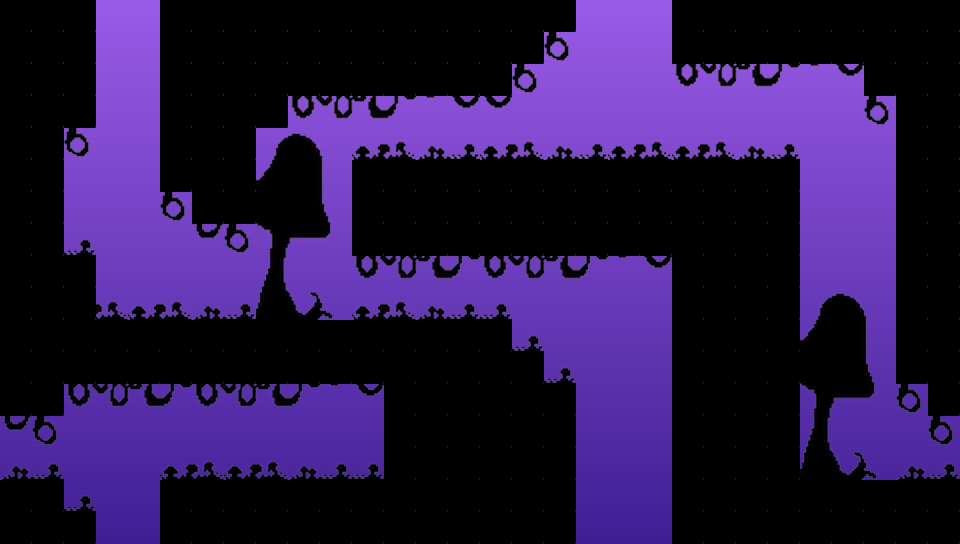

This game map was drawn from its Tiled (.tmx) file and the tilesets committed beside it. A one-line description and the trimmed map source follow:
An orthogonal 30x17 tile map with 32x32 px tiles, 1 tile layer (GroundTilesLayer), 9 tilesets, 1 image layer and 27 objects.

<map version="1.5" tiledversion="1.6.0" orientation="orthogonal" renderorder="right-down" width="30" height="17" tilewidth="32" tileheight="32" infinite="0" nextlayerid="11" nextobjectid="139">
 <tileset firstgid="1" name="Ground" tilewidth="32" tileheight="32" tilecount="7" columns="7">
  <image source="ground-tile-set.png" trans="ff00ff" width="224" height="32" />
 </tileset>
 <tileset firstgid="8" name="Tree1" tilewidth="32" tileheight="32" tilecount="12" columns="2">
  <image source="t1-tile-set.png" trans="ff00ff" width="64" height="192" />
 </tileset>
 <tileset firstgid="20" name="Tree2" tilewidth="32" tileheight="32" tilecount="12" columns="2">
  <image source="t2-tile-set.png" trans="ff00ff" width="64" height="192" />
 </tileset>
 <tileset firstgid="32" name="Lumps1" tilewidth="32" tileheight="32" tilecount="17" columns="17">
  <image source="lp1-tile-set.png" trans="ff00ff" width="544" height="32" />
 </tileset>
 <tileset firstgid="49" name="Lumps2" tilewidth="32" tileheight="32" tilecount="17" columns="17">
  <image source="lp2-tile-set.png" trans="ff00ff" width="544" height="32" />
 </tileset>
 <tileset firstgid="66" name="Lumps3" tilewidth="32" tileheight="32" tilecount="17" columns="17">
  <image source="lp3-tile-set.png" trans="ff00ff" width="544" height="32" />
 </tileset>
 <tileset firstgid="83" name="Fungus1" tilewidth="32" tileheight="32" tilecount="24" columns="4">
  <image source="fungus1.png" trans="ff00ff" width="128" height="192" />
 </tileset>
 <tileset firstgid="107" name="Fungus2" tilewidth="32" tileheight="32" tilecount="24" columns="4">
  <image source="fungus2.png" trans="ff00ff" width="128" height="192" />
 </tileset>
 <tileset firstgid="131" name="Shrooms" tilewidth="32" tileheight="32" tilecount="5" columns="5">
  <image source="shrooms-tile-set.png" trans="ff00ff" width="160" height="32" />
 </tileset>
 <imagelayer id="2" name="BackgroundImageLayer" locked="1">
  <image source="bg2.png" width="960" height="544" />
 </imagelayer>
 <layer id="1" name="GroundTilesLayer" width="30" height="17" locked="1">
  <data>[510 cells, 404 non-empty, 31 distinct tile ids]</data>
 </layer>
 <objectgroup id="7" name="GroundObjectsLayer" locked="1">
  <object id="111" x="160" y="0" width="352" height="96" />
  <object id="112" x="512" y="0" width="32" height="64" />
  <object id="113" x="544" y="0" width="32" height="32" />
  <object id="114" x="0" y="0" width="96" height="128" />
  <object id="115" x="0" y="128" width="64" height="128" />
  <object id="116" x="0" y="256" width="96" height="32" />
  <object id="117" x="0" y="288" width="96" height="32" />
  <object id="118" x="352" y="160" width="448" height="96" />
  <object id="119" x="672" y="0" width="288" height="64" />
  <object id="120" x="864" y="64" width="96" height="32" />
  <object id="121" x="896" y="96" width="64" height="288" />
  <object id="122" x="928" y="384" width="32" height="32" />
  <object id="123" x="672" y="480" width="288" height="64" />
  <object id="124" x="672" y="256" width="128" height="224" />
  <object id="125" x="160" y="480" width="416" height="64" />
  <object id="126" x="0" y="480" width="64" height="32" />
  <object id="127" x="0" y="512" width="96" height="32" />
  <object id="128" x="0" y="384" width="64" height="32" />
  <object id="129" x="0" y="320" width="512" height="32" />
  <object id="130" x="160" y="96" width="96" height="96" />
  <object id="131" x="256" y="96" width="32" height="32" />
  <object id="132" x="192" y="192" width="64" height="32" />
  <object id="133" x="0" y="352" width="544" height="32" />
  <object id="134" x="384" y="384" width="192" height="96" />
 </objectgroup>
 <objectgroup id="8" name="SpikesObjectsLayer" locked="1" />
 <objectgroup id="9" name="CrumbleObjectsLayer" locked="1" />
 <objectgroup id="10" name="ChangeEnemyDirectionObjectsLayer" locked="1">
  <object id="135" x="541.932" y="97.2699" width="10.8078" height="62.5307" />
  <object id="136" x="799.775" y="416.099" width="10.0358" height="63.3026" />
  <object id="137" x="97.4913" y="307.181" width="7.71983" height="12.013" />
 </objectgroup>
</map>
